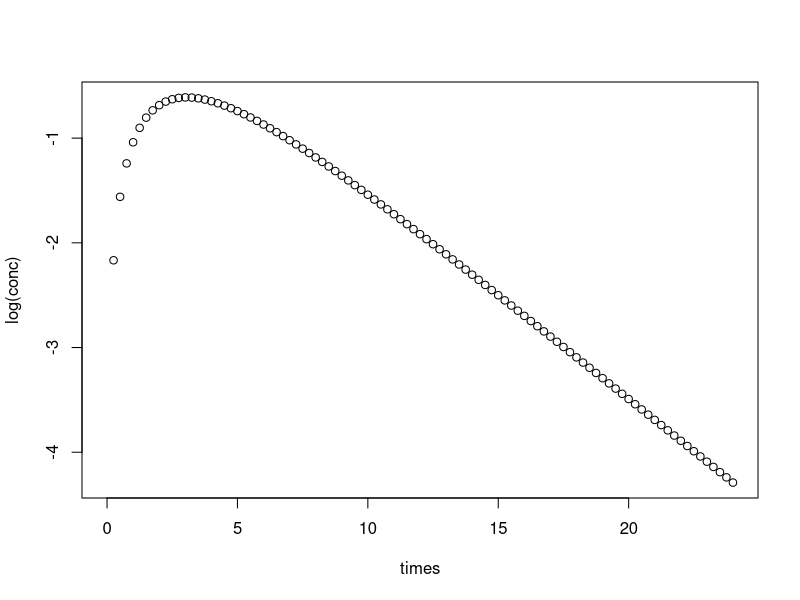
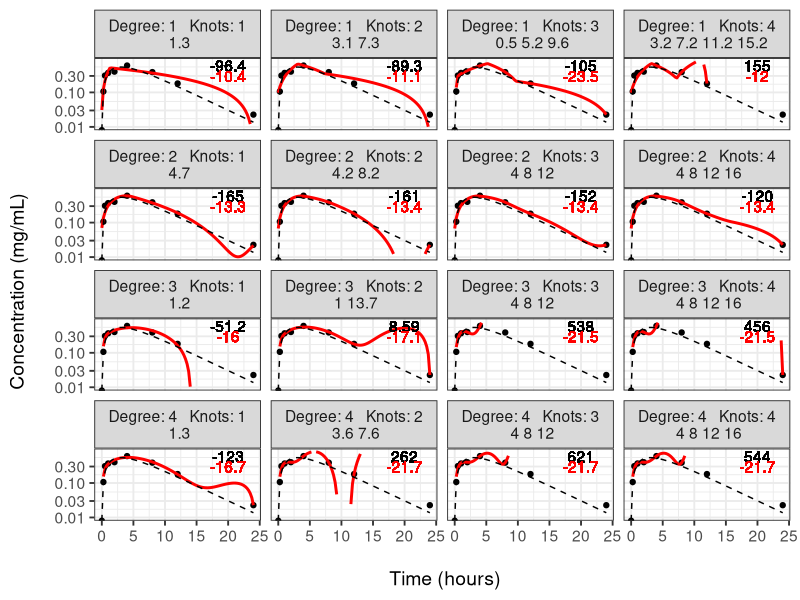
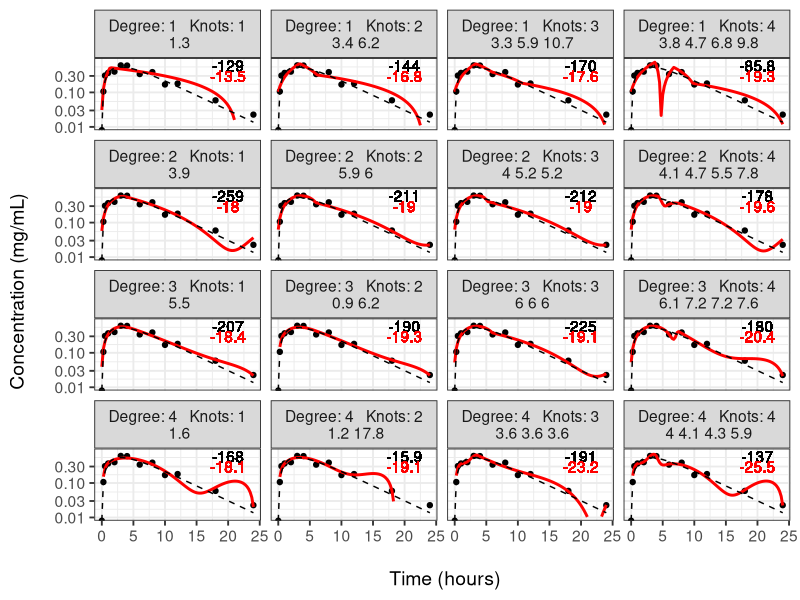
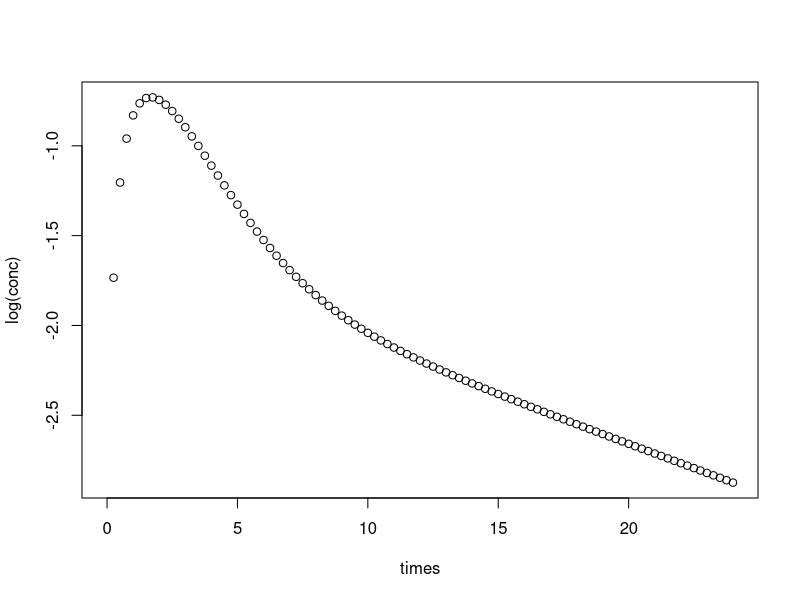
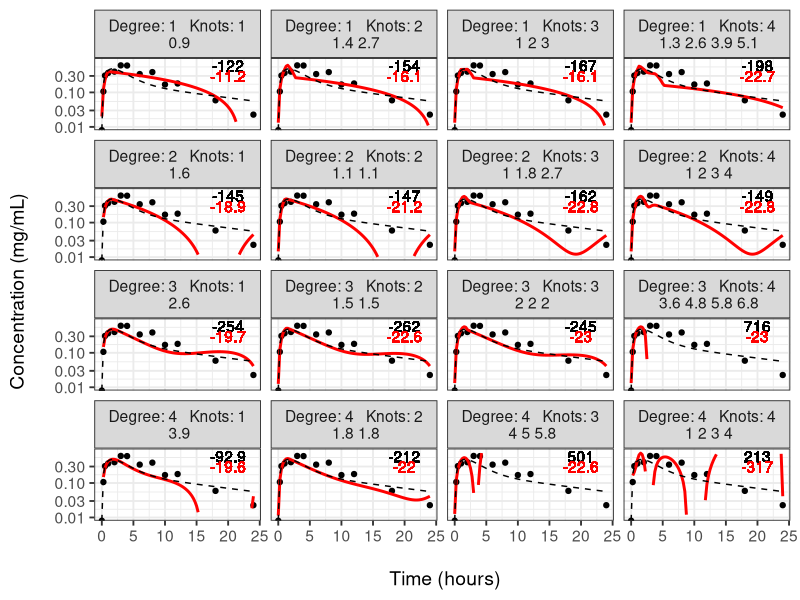
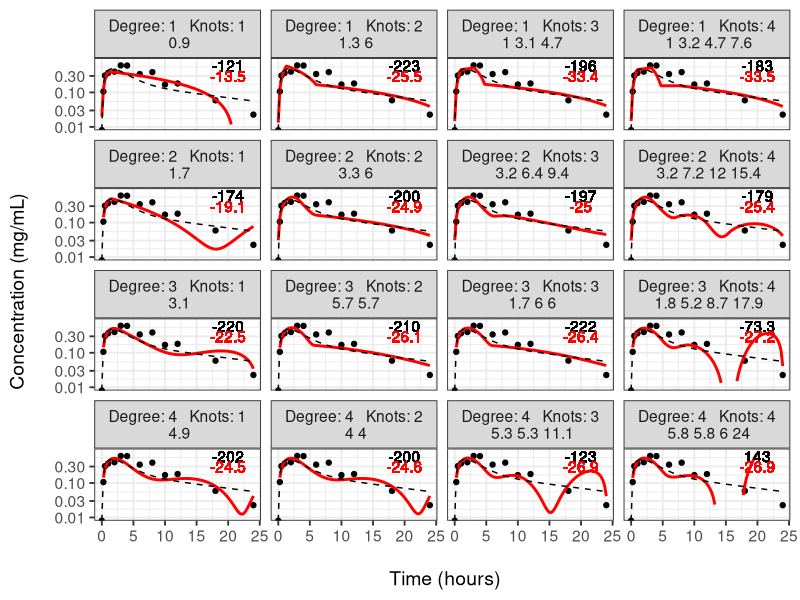

R code for these plots, in order:
# Remove all current objects in the workspace
  rm(list = ls(all = TRUE))
  set.seed(123)

#  So, consider the following dataset, with the following spline regression,
  library(splines)
  library(ggplot2)
  library(plyr)
  library(stringr)

# Set ggplot2 theme
  theme_bw2 <- theme_set(theme_bw(base_size = 14))

# -----------------------------------------------------------------------------
# Create a function to create a spline with limited predictions
  predict.spline.func <- function(x) {
    time <- x$X
    conc <- x$Y
    mod <- lm(
      conc ~ bs(time, knots = x$K, degree = x$n)
    )  # lm
    B <- data.frame(time = x$X)
    Y <- predict(mod, newdata = B)
  }

  uber.predict.spline.func <- function(x) {
    time <- x$X
    conc <- x$Y
    mod <- lm(
      conc ~ bs(time, knots = x$K, degree = x$n)
    )  # lm
    B <- data.frame(time = seq(0, 24, by = 0.25))
    Y <- predict(mod, newdata = B)
  }

# -----------------------------------------------------------------------------
# Utility function to be used with knot optimisation code
  knot.func <- function(x) {
    y <- double(length(x))
    for (i in 1:length(x)) {
      y[i] <- sum(x[1:i])
    }
    return(y)
  }

# -----------------------------------------------------------------------------
# Wrapper that calculates residuals to be minimised
  error.spline.func <- function(par, Cobs, time, degree) {
    param <- list(
      X = time,
      Y = Cobs,
      K = knot.func(par),
      n = degree
    )
    Chat <- predict.spline.func(param)
    err <- Cobs-Chat
    sigma <- sd(err)
    loglik <- dnorm(Cobs, Chat, sigma, log = T)
    OFVmle <- -1*sum(loglik)
    OFVmle
  }

# -----------------------------------------------------------------------------
# Set up the knot optimising function
  which.knots <- function(x, y, max.knots, degree) {
    xmax <- x[which(y == max(y))]
    err <- NULL
    knots <- list(NULL)
    warn <- list(NULL)
    for (i in 1:max.knots) {
      par <- rep(xmax, i)
      opt.res <- optim(
        par,  # Initial parameter estimates
        error.spline.func,  # Fitting function
        # method = "SANN",
        method = "L-BFGS-B", lower = min(x), upper = max(x),
        Cobs = y, time = x, degree = degree  # Function arguments
      )
      err[i] <- opt.res$value
      knots[[i]] <- knot.func(opt.res$par)
    }
    list(
      error = err,
      knots = knots
    )
  }

# -----------------------------------------------------------------------------
# Determine times for all datasets
  times <- seq(from = 0, to = 24, by = 0.25)	# Time sequence for simulating concentrations

# Simulate dataset
  K <- c(5, 10)  # knots
  CL <- 10	# Clearance, 10 L/h
  V <- 50	# Volume of concribution, 50 L
  KA <- 0.5	# Absorption rate constant, h^-1
  ERR <- 1 + rnorm(n = length(times), mean = 0, sd = 0.3)
  dose <- 50	# mg

  sample.times <- c(0,0.25,0.5,1,2,4,8,12,24)	# Sampling times
  conc <- dose*KA/(V*(KA-(CL/V)))*(exp(-CL/V*times)-exp(-KA*times))
  plot(times, log(conc))
  sample.conc <- (conc*ERR)[times %in% sample.times]
  onecomp <- data.frame(time = sample.times, conc = sample.conc)

# Determine if there is a difference between degrees
  spline.data <- llply(seq_len(4), function(x) {
    which.knots(onecomp$time, onecomp$conc, 4, x)
  })

  spline.to.plot <- function(data, spline) {
    plot.df <- ldply(seq_len(length(spline)), function(n) {
      knots <- spline[[n]]$knots
      mle.vec <- spline[[n]]$error
      ldply(knots, function(K) {
        param <- list(
          X = data$time,
          Y = data$conc,
          K = K,
          n = n
        )
        K.len <- length(K)
        K.vec <- c(K, rep(NULL, length(knots) - K.len))
        mle <- signif(mle.vec[[K.len]], 3)
        out <- data.frame(
          time = seq(from = 0, to = 24, by = 0.25),
          conc = uber.predict.spline.func(param),
          degree = n,
          nknots = length(K),
          spline.err = mle
        )
        err <- conc - out$conc
        sigma <- sd(err)
        loglik <- dnorm(conc, out$conc, sigma, log = T)
        out$error <- signif(-1*sum(loglik), 3)
        for (i in 1:length(knots)) {
          out[[paste0("knot", i)]] <- K.vec[i]
        }
        out
      })
    })  # ldply
    plot.df$knots <- unlist(
      dlply(plot.df, .(degree, nknots), function(x) {
        K <- unique(x$nknots)
        df.knots <- NULL
        for (i in 1:K) {
          df.knots <- paste(df.knots, round(x[[paste0("knot", i)]], 1))
        }
        df.knots
      })
    )
    plot.df$facet <- factor(
      paste0("Degree: ", plot.df$degree,
        "   Knots: ", plot.df$nknots, "\n",
        plot.df$knots
      )
    )
    plot.df
  }  # spline.to.plot

# -----------------------------------------------------------------------------
# Naturally a 6 degree spline fits the data the best but we aren't interested in
# the sse for spline against the observed, but infact the spline against the
# truth!
  plotdata <- spline.to.plot(onecomp, spline.data)
  truedata <- data.frame(
    times = rep(times, times = length(levels(plotdata$facet))),
    conc = rep(conc, times = length(levels(plotdata$facet))),
    facet = factor(rep(levels(plotdata$facet), each = length(times)))
  )

  plotobj <- NULL
  plotobj <- ggplot()
  plotobj <- plotobj + geom_point(aes(x = time, y = conc), data = onecomp)
  plotobj <- plotobj + geom_line(aes(x = time, y = conc), data = plotdata, size = 1, colour = "red")
  plotobj <- plotobj + geom_line(aes(x = times, y = conc), data = truedata, size = 0.5, linetype = 2)
  plotobj <- plotobj + geom_text(aes(x = 20, y = 0.6, label = error), data = plotdata)
  plotobj <- plotobj + geom_text(aes(x = 20, y = 0.3, label = spline.err), data = plotdata, colour = "red")
  plotobj <- plotobj + scale_y_log10("Concentration (mg/mL) \n", lim = c(0.01, 0.8))
  plotobj <- plotobj + scale_x_continuous("\n Time (hours)", lim = c(0, 24))
  plotobj <- plotobj + facet_wrap(~facet, ncol = 4)
  plotobj

# -----------------------------------------------------------------------------
# Simulate second dataset with more rich sampling
  sample.times <- c(0,0.25,0.5,1,2,3,4,6,8,10,12,18,24)	# Sampling times
  conc <- dose*KA/(V*(KA-(CL/V)))*(exp(-CL/V*times)-exp(-KA*times))
  sample.conc <- (conc*ERR)[times %in% sample.times]
  onecomp <- data.frame(time = sample.times, conc = sample.conc)

# Determine if there is a difference between degrees
  spline.data <- llply(seq_len(4), function(x) {
    which.knots(onecomp$time, onecomp$conc, 4, x)
  })

  plotdata <- spline.to.plot(onecomp, spline.data)
  truedata <- data.frame(
    times = rep(times, times = length(levels(plotdata$facet))),
    conc = rep(conc, times = length(levels(plotdata$facet))),
    facet = factor(rep(levels(plotdata$facet), each = length(times)))
  )

  plotobj <- NULL
  plotobj <- ggplot()
  plotobj <- plotobj + geom_point(aes(x = time, y = conc), data = onecomp)
  plotobj <- plotobj + geom_line(aes(x = time, y = conc), data = plotdata, size = 1, colour = "red")
  plotobj <- plotobj + geom_line(aes(x = times, y = conc), data = truedata, size = 0.5, linetype = 2)
  plotobj <- plotobj + geom_text(aes(x = 20, y = 0.6, label = error), data = plotdata)
  plotobj <- plotobj + geom_text(aes(x = 20, y = 0.3, label = spline.err), data = plotdata, colour = "red")
  plotobj <- plotobj + scale_y_log10("Concentration (mg/mL) \n", lim = c(0.01, 0.8))
  plotobj <- plotobj + scale_x_continuous("\n Time (hours)", lim = c(0, 24))
  plotobj <- plotobj + facet_wrap(~facet, ncol = 4)
  plotobj

# -----------------------------------------------------------------------------
#times <- seq(from = 0, to = 24, by = 0.25)	# Time sequence for simulation

# Simulate two-compartmental kinetic drug
  CL <- 10
  V2 <- 30
  Q <- 15
  V3 <- 100
  KA <- 0.5
  ERR <- 1 + rnorm(n = length(times), mean = 0, sd = 0.3)
  dose <- 50	# mg
  k10 <- CL/V2
  k12 <- Q/V2
  k21 <- Q/V3
  apb <- k10 + k12 + k21            # alpha + beta
  amb <- k10*k21                # alpha * beta
  alpha <- (apb + sqrt(apb^2 - 4*amb))/2
  beta <- (apb - sqrt(apb^2 - 4*amb))/2
  A <- KA*(k21 - alpha)/(V2*(KA - alpha)*(beta - alpha))
  B <- KA*(k21 - beta)/(V2*(KA - beta)*(alpha - beta))

  sample.times <- c(0,0.25,0.5,1,2,4,8,12,24)	# Sampling times
  conc <- dose*(A*exp(-alpha*times) + B*exp(-beta*times) - (A+B)*exp(-KA*times))
  plot(times, log(conc))
  sample.conc <- (conc*ERR)[times %in% sample.times]
  twocomp <- data.frame(time = sample.times, conc = sample.conc)

# Determine if there is a difference between degrees
  spline.data <- llply(seq_len(4), function(x) {
    which.knots(twocomp$time, twocomp$conc, 4, x)
  })

  plotdata <- spline.to.plot(twocomp, spline.data)
  truedata <- data.frame(
    times = rep(times, times = length(levels(plotdata$facet))),
    conc = rep(conc, times = length(levels(plotdata$facet))),
    facet = factor(rep(levels(plotdata$facet), each = length(times)))
  )

  plotobj <- NULL
  plotobj <- ggplot()
  plotobj <- plotobj + geom_point(aes(x = time, y = conc), data = onecomp)
  plotobj <- plotobj + geom_line(aes(x = time, y = conc), data = plotdata, size = 1, colour = "red")
  plotobj <- plotobj + geom_line(aes(x = times, y = conc), data = truedata, size = 0.5, linetype = 2)
  plotobj <- plotobj + geom_text(aes(x = 20, y = 0.6, label = error), data = plotdata)
  plotobj <- plotobj + geom_text(aes(x = 20, y = 0.3, label = spline.err), data = plotdata, colour = "red")
  plotobj <- plotobj + scale_y_log10("Concentration (mg/mL) \n", lim = c(0.01, 0.8))
  plotobj <- plotobj + scale_x_continuous("\n Time (hours)", lim = c(0, 24))
  plotobj <- plotobj + facet_wrap(~facet, ncol = 4)
  plotobj

# -----------------------------------------------------------------------------
# Simulate second dataset with more rich sampling
  sample.times <- c(0,0.25,0.5,1,2,3,4,6,8,10,12,18,24)	# Sampling times
  conc <- dose*(A*exp(-alpha*times) + B*exp(-beta*times) - (A+B)*exp(-KA*times))
  sample.conc <- (conc*ERR)[times %in% sample.times]
  twocomp <- data.frame(time = sample.times, conc = sample.conc)

# Determine if there is a difference between degrees
  spline.data <- llply(seq_len(4), function(x) {
    which.knots(twocomp$time, twocomp$conc, 4, x)
  })

  plotdata <- spline.to.plot(twocomp, spline.data)
  truedata <- data.frame(
    times = rep(times, times = length(levels(plotdata$facet))),
    conc = rep(conc, times = length(levels(plotdata$facet))),
    facet = factor(rep(levels(plotdata$facet), each = length(times)))
  )

  plotobj <- NULL
  plotobj <- ggplot()
  plotobj <- plotobj + geom_point(aes(x = time, y = conc), data = onecomp)
  plotobj <- plotobj + geom_line(aes(x = time, y = conc), data = plotdata, size = 1, colour = "red")
  plotobj <- plotobj + geom_line(aes(x = times, y = conc), data = truedata, size = 0.5, linetype = 2)
  plotobj <- plotobj + geom_text(aes(x = 20, y = 0.6, label = error), data = plotdata)
  plotobj <- plotobj + geom_text(aes(x = 20, y = 0.3, label = spline.err), data = plotdata, colour = "red")
  plotobj <- plotobj + scale_y_log10("Concentration (mg/mL) \n", lim = c(0.01, 0.8))
  plotobj <- plotobj + scale_x_continuous("\n Time (hours)", lim = c(0, 24))
  plotobj <- plotobj + facet_wrap(~facet, ncol = 4)
  plotobj
